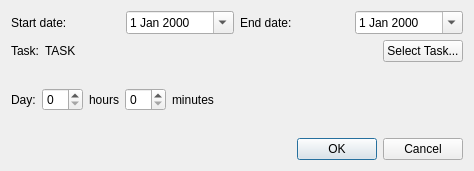
<?xml version="1.0" encoding="UTF-8"?>
<ui version="4.0">
 <class>EnterVacationDialog</class>
 <widget class="QDialog" name="EnterVacationDialog">
  <property name="geometry">
   <rect>
    <x>0</x>
    <y>0</y>
    <width>474</width>
    <height>171</height>
   </rect>
  </property>
  <layout class="QVBoxLayout" name="verticalLayout">
   <item>
    <layout class="QHBoxLayout" name="horizontalLayout_3">
     <item>
      <widget class="QLabel" name="label_3">
       <property name="text">
        <string>Start date:</string>
       </property>
      </widget>
     </item>
     <item>
      <widget class="QDateEdit" name="startDate">
       <property name="calendarPopup">
        <bool>true</bool>
       </property>
      </widget>
     </item>
     <item>
      <widget class="QLabel" name="label_4">
       <property name="text">
        <string>End date:</string>
       </property>
      </widget>
     </item>
     <item>
      <widget class="QDateEdit" name="endDate">
       <property name="calendarPopup">
        <bool>true</bool>
       </property>
      </widget>
     </item>
    </layout>
   </item>
   <item>
    <layout class="QHBoxLayout" name="horizontalLayout">
     <item>
      <widget class="QLabel" name="label_6">
       <property name="text">
        <string>Task:</string>
       </property>
      </widget>
     </item>
     <item>
      <widget class="QLabel" name="taskLabel">
       <property name="text">
        <string>TASK</string>
       </property>
      </widget>
     </item>
     <item>
      <spacer name="horizontalSpacer">
       <property name="orientation">
        <enum>Qt::Horizontal</enum>
       </property>
       <property name="sizeHint" stdset="0">
        <size>
         <width>40</width>
         <height>20</height>
        </size>
       </property>
      </spacer>
     </item>
     <item>
      <widget class="QPushButton" name="selectTaskButton">
       <property name="text">
        <string>Select Task...</string>
       </property>
      </widget>
     </item>
    </layout>
   </item>
   <item>
    <layout class="QHBoxLayout" name="horizontalLayout_2">
     <item>
      <widget class="QLabel" name="label_5">
       <property name="text">
        <string>Day:</string>
       </property>
      </widget>
     </item>
     <item>
      <widget class="QSpinBox" name="hoursSpinBox">
       <property name="maximum">
        <number>24</number>
       </property>
      </widget>
     </item>
     <item>
      <widget class="QLabel" name="label">
       <property name="text">
        <string>hours</string>
       </property>
      </widget>
     </item>
     <item>
      <widget class="QSpinBox" name="minutesSpinBox">
       <property name="maximum">
        <number>59</number>
       </property>
       <property name="singleStep">
        <number>10</number>
       </property>
      </widget>
     </item>
     <item>
      <widget class="QLabel" name="label_2">
       <property name="text">
        <string>minutes</string>
       </property>
      </widget>
     </item>
     <item>
      <spacer name="horizontalSpacer_2">
       <property name="orientation">
        <enum>Qt::Horizontal</enum>
       </property>
       <property name="sizeHint" stdset="0">
        <size>
         <width>40</width>
         <height>20</height>
        </size>
       </property>
      </spacer>
     </item>
    </layout>
   </item>
   <item>
    <widget class="QDialogButtonBox" name="buttonBox">
     <property name="orientation">
      <enum>Qt::Horizontal</enum>
     </property>
     <property name="standardButtons">
      <set>QDialogButtonBox::Cancel|QDialogButtonBox::Ok</set>
     </property>
    </widget>
   </item>
  </layout>
 </widget>
 <resources/>
 <connections>
  <connection>
   <sender>buttonBox</sender>
   <signal>accepted()</signal>
   <receiver>EnterVacationDialog</receiver>
   <slot>accept()</slot>
   <hints>
    <hint type="sourcelabel">
     <x>248</x>
     <y>254</y>
    </hint>
    <hint type="destinationlabel">
     <x>157</x>
     <y>274</y>
    </hint>
   </hints>
  </connection>
  <connection>
   <sender>buttonBox</sender>
   <signal>rejected()</signal>
   <receiver>EnterVacationDialog</receiver>
   <slot>reject()</slot>
   <hints>
    <hint type="sourcelabel">
     <x>316</x>
     <y>260</y>
    </hint>
    <hint type="destinationlabel">
     <x>286</x>
     <y>274</y>
    </hint>
   </hints>
  </connection>
 </connections>
</ui>
